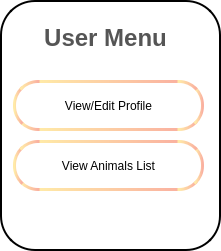
     <widget class="QGroupBox" name="ClientMenu">
      <property name="geometry">
       <rect>
        <x>810</x>
        <y>210</y>
        <width>221</width>
        <height>251</height>
       </rect>
      </property>
      <property name="styleSheet">
       <string notr="true">background: #fff;
border-radius: 35px;
border: 2px solid black;</string>
      </property>
      <property name="title">
       <string/>
      </property>
      <widget class="QTextBrowser" name="clientMenuText">
       <property name="geometry">
        <rect>
         <x>20</x>
         <y>20</y>
         <width>171</width>
         <height>41</height>
        </rect>
       </property>
       <property name="styleSheet">
        <string notr="true">border: none</string>
       </property>
       <property name="html">
        <string>&lt;!DOCTYPE HTML PUBLIC &quot;-//W3C//DTD HTML 4.0//EN&quot; &quot;http://www.w3.org/TR/REC-html40/strict.dtd&quot;&gt;
&lt;html&gt;&lt;head&gt;&lt;meta name=&quot;qrichtext&quot; content=&quot;1&quot; /&gt;&lt;style type=&quot;text/css&quot;&gt;
p, li { white-space: pre-wrap; }
&lt;/style&gt;&lt;/head&gt;&lt;body style=&quot; font-family:'Sans'; font-size:10pt; font-weight:400; font-style:normal;&quot;&gt;
&lt;p align=&quot;center&quot; style=&quot; margin-top:0px; margin-bottom:0px; margin-left:0px; margin-right:0px; -qt-block-indent:0; text-indent:0px;&quot;&gt;&lt;span style=&quot; font-size:18pt; font-weight:600; color:#555555;&quot;&gt;User Menu&lt;/span&gt;&lt;/p&gt;&lt;/body&gt;&lt;/html&gt;</string>
       </property>
      </widget>
      <widget class="QGroupBox" name="clientMenuBox">
       <property name="geometry">
        <rect>
         <x>13</x>
         <y>60</y>
         <width>191</width>
         <height>161</height>
        </rect>
       </property>
       <property name="styleSheet">
        <string notr="true">border: none;
border-radius: none</string>
       </property>
       <property name="title">
        <string/>
       </property>
       <widget class="QPushButton" name="clientProfileBtn">
        <property name="geometry">
         <rect>
          <x>0</x>
          <y>20</y>
          <width>191</width>
          <height>51</height>
         </rect>
        </property>
        <property name="cursor">
         <cursorShape>PointingHandCursor</cursorShape>
        </property>
        <property name="styleSheet">
         <string notr="true">#clientProfileBtn{

border: 3px solid qlineargradient( x1:0 y1:0, x2:1 y2:0, stop:0 #ffeaa7, stop:1 #fab1a0);
border-radius: 25px;
}

#clientProfileBtn:hover{

	background:  qlineargradient( x1:0 y1:0, x2:1 y2:0, stop:0 #ffeaa7, stop:1 #fab1a0);
	color:#555;
}













</string>
        </property>
        <property name="text">
         <string>View/Edit Profile</string>
        </property>
       </widget>
       <widget class="QPushButton" name="clientAnimalsBtn">
        <property name="geometry">
         <rect>
          <x>0</x>
          <y>80</y>
          <width>191</width>
          <height>51</height>
         </rect>
        </property>
        <property name="cursor">
         <cursorShape>PointingHandCursor</cursorShape>
        </property>
        <property name="styleSheet">
         <string notr="true">#clientAnimalsBtn{

border: 3px solid qlineargradient( x1:0 y1:0, x2:1 y2:0, stop:0 #ffeaa7, stop:1 #fab1a0);
border-radius: 25px;
}

#clientAnimalsBtn:hover{

	background:  qlineargradient( x1:0 y1:0, x2:1 y2:0, stop:0 #ffeaa7, stop:1 #fab1a0);
	color:#555;
}













</string>
        </property>
        <property name="text">
         <string>View Animals List</string>
        </property>
       </widget>
      </widget>
     </widget>
